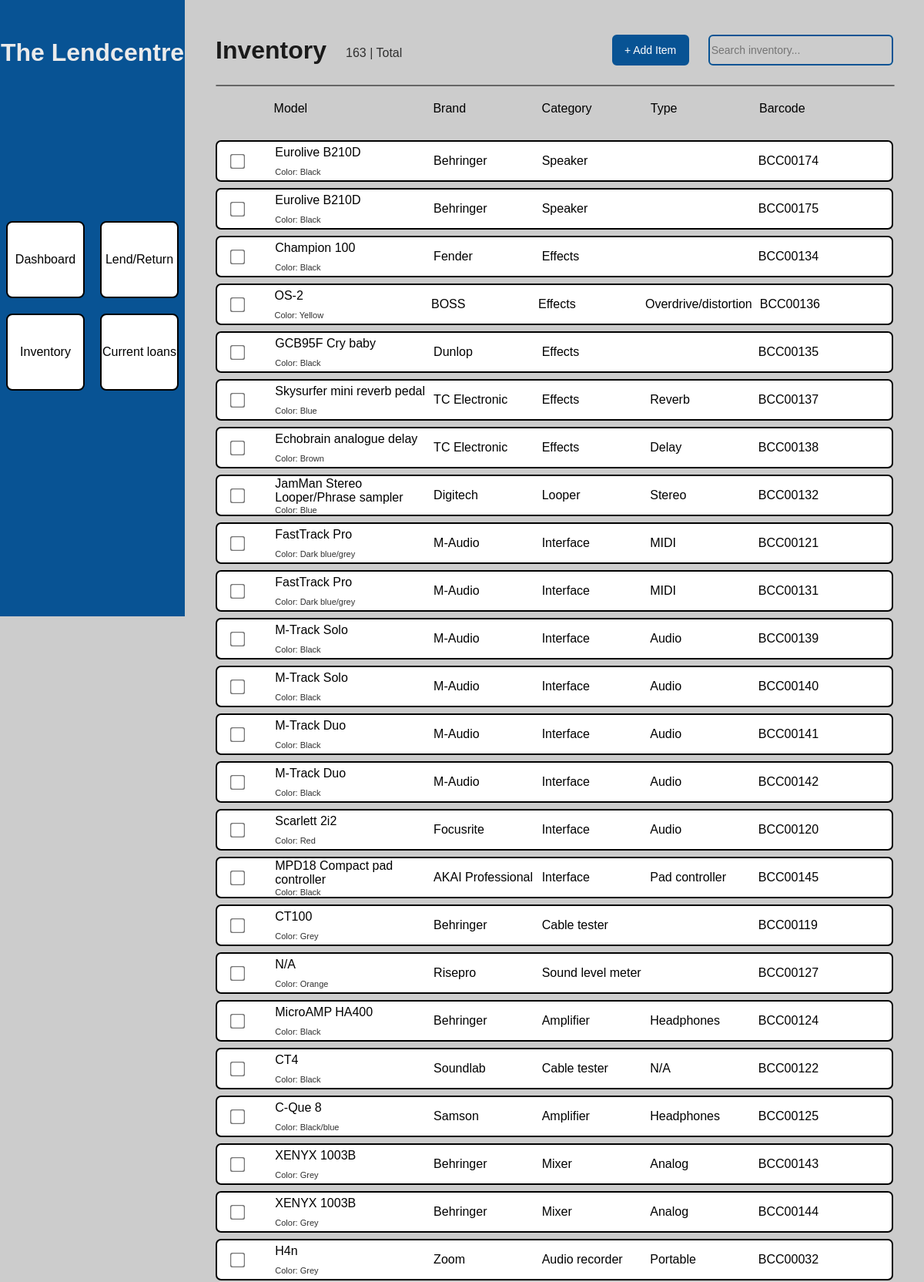
Page /inventory (upper part) on the committed database.
### tables this page shows
CREATE TABLE inventory (
    id INTEGER PRIMARY KEY AUTOINCREMENT,
    Barcode TEXT,
    Item TEXT,
    Type TEXT,
    Brand TEXT,
    Model TEXT,
    Colour TEXT,
    Connectivity TEXT,
    Strings INTEGER,
    "Handedness" TEXT
);

### app.py (the view)
@app.route('/inventory')
def inventory():
    conn = get_database_connection()
    cur = conn.execute("SELECT * FROM inventory WHERE Barcode IS NOT NULL AND Barcode != ''")
    inventory = cur.fetchall()
    inventory_count = len(inventory)
    conn.close()
    if not inventory:
        return "Inventory not found", 404
    return render_template('inventory.html', inventory=inventory, inventory_count=inventory_count)

### app.py (called while the page is built)
def get_database_connection():
    db_path = os.path.join(app.instance_path, 'database.db')
    conn = sqlite3.connect(db_path)
    conn.row_factory = sqlite3.Row  # accesses rows by column name
    return conn

### templates/inventory.html (shortened to what this page needs)
<!DOCTYPE html>
<html>
<head>
    <link rel="stylesheet" href="../static/css/styles.css">
    <link rel="stylesheet" href="../static/css/inventory.css">
</head>
<body>
    {% include 'navbar.html' %}
    <div class="main-container">
        <div class="header-row-grid">
            <h1>Inventory</h1>
            <p>{{ inventory_count }} | Total</p>
            <a href="/add-item">+ Add Item </a>
            <form action="/search" method="get" class="search-form">
                <input type="text" name="query" placeholder="Search inventory..." />
            </form>
        </div>
        <div class="seperator"></div>
        <div class="header">
            <div class="preset-grid">
                <form id="delete-form" method="POST" action="{{ url_for('delete_items') }}">
                </form>
                <div class="grid-header">Model</div>
                <div class="grid-header">Brand</div>
                <div class="grid-header">Category</div>
                <div class="grid-header">Type</div>
                <div class="grid-header">Barcode</div>
                <div></div>
            </div>
        </div>
        <div class="list-items">
            {% if inventory %}
                {% for item in inventory %}
                    <div class="preset-grid">
                        <div class="item-entry"><input type="checkbox" name="selected_items" value="{{ item.id }}" class="item-checkbox"></div>
                        <div class="model-info">
                            <h1>{{ item.Model }}</h1>
                            <div class="other">
                                {% if item.Colour != '' %}
                                    <p>Color: {{ item.Colour }}</p>
                                {% endif %}
                            </div>
                        </div>
                        <div class="item-entry">{{ item.Brand }}</div>
                        <div class="item-entry">{{ item.Item }}</div>
                        <div class="item-entry">{{ item.Type }}</div>
                        <div class="item-entry">{{ item.Barcode }}</div>
                    </div>
                {% endfor %}
            {% else %}
                <p>No items found.</p>
            {% endif %}
        </div>
    </div>
</body>
</html>

### templates/navbar.html
<div class="navbar-container">
    <h1>The Lendcentre</h1>
    <div class="button-grid">
        <a href="{{ url_for('dashboard') }}">Dashboard</a>
        <a href="{{ url_for('lend') }}">Lend/Return</a>
        <a href="{{ url_for('inventory') }}">Inventory</a>
        <a href="{{ url_for('current') }}">Current loans</a>
    </div>
</div>

### static/css/styles.css (style rules this page uses)
:root { --color-primary: #085394; --color-secondary: #fff2ef; --color-accent: #8fabff; --color-light-text: #EBEBEB; --color-text: #1A1A1A; --color-alt-text: #303030; --color-background: #CCCCCC; }
* { font-family: Helvetica, Arial, sans-serif; }
h1 { margin: 0; color: var(--color-text) }
p { margin: 0; color: var(--color-alt-text) }
body { display: flex; flex-direction: row; margin: 0; padding: 0; background: var(--color-background); }
.main-container { display: flex; margin-left: 20vw; flex-direction: column; width: 100%; padding: 40px; background-color: var(--color-background); }
.navbar-container { display: flex; flex-direction: column; align-items: center; position: fixed; top: 0; left: 0; width: 20vw; height: 100vh; margin: 0; background-color: var(--color-primary); z-index: 100 }
.navbar-container h1 { margin: 50px; color: var(--color-light-text); white-space: nowrap; }
.navbar-container .button-grid { position: relative; top: 150px; display: grid; grid-template-columns: 8.5vw 8.5vw; grid-template-rows: 100px 100px; gap: 20px; }
.navbar-container .button-grid a { display: flex; justify-content: center; align-items: center; border-style: solid; border-width: 2px; border-color: black; border-radius: 8px; background-color: white; color: black; text-decoration: none; transition: background-color ease-in 0.1s; }

### static/css/inventory.css (style rules this page uses)
.header-row-grid { display: grid; grid-template-columns: 1fr 4fr 1.25fr 3fr; grid-template-rows: 50px; gap: 25px; }
.header-row-grid h1, .header-row-grid p, .header-row-grid a, .header-row-grid form { align-self: center; }
.header-row-grid p { margin-top: 8px; }
.header-row-grid a { display: flex; align-items: center; justify-content: center; height: 36px; border: 2px solid var(--color-primary); border-radius: 6px; background-color: var(--color-primary); padding: 0 12px; font-size: 14px; text-decoration: none; color: white; transition: all 0.3s ease; }
.header-row-grid form { display: flex; align-items: center; height: 36px; border: 2px solid var(--color-primary); border-radius: 6px; }
.header-row-grid form input[type="text"] { border: none; outline: none; font-size: 14px; background: transparent; }
.seperator { margin: 20px 0 20px 0; border: solid 1px #666; border-radius: 1px; width: 100% }
.preset-grid { display: grid; grid-template-columns: 1fr 3fr 2fr 2fr 2fr 1.5fr 1fr; grid-template-rows: 50px; gap: 10px; }
.list-items .preset-grid { border: solid black 2px; border-radius: 7px; background-color: white; margin-bottom: 8px; }
.list-items .preset-grid input[type="checkbox"] { transform: scale(1.5); margin-left: 20px; }
.list-items .item-entry { display: flex; align-items: center; }
.model-info { display: flex; flex-direction: column; justify-content: space-around; }
.model-info .other { display: flex; flex-direction: row; }
.model-info p { font-size: 11px; margin-right: 7px; }
.model-info h1 { color: black; font-size: 16px; font-weight: normal; }

### rows in the picture
inventory: Model "Eurolive B210D", Colour "Black", Brand "Behringer", Item "Speaker", Barcode "BCC00174"
inventory: Model "Eurolive B210D", Colour "Black", Brand "Behringer", Item "Speaker", Barcode "BCC00175"
inventory: Model "Champion 100", Colour "Black", Brand "Fender", Item "Effects", Barcode "BCC00134"
inventory: Model "OS-2", Colour "Yellow", Brand "BOSS", Item "Effects", Type "Overdrive/distortion", Barcode "BCC00136"
inventory: Model "GCB95F Cry baby", Colour "Black", Brand "Dunlop", Item "Effects", Barcode "BCC00135"
inventory: Model "Skysurfer mini reverb pedal", Colour "Blue", Brand "TC Electronic", Item "Effects", Type "Reverb", Barcode "BCC00137"
inventory: Model "Echobrain analogue delay", Colour "Brown", Brand "TC Electronic", Item "Effects", Type "Delay", Barcode "BCC00138"
inventory: Model "JamMan Stereo Looper/Phrase sampler", Colour "Blue", Brand "Digitech", Item "Looper", Type "Stereo", Barcode "BCC00132"
inventory: Model "FastTrack Pro", Colour "Dark blue/grey", Brand "M-Audio", Item "Interface", Type "MIDI", Barcode "BCC00121"
inventory: Model "FastTrack Pro", Colour "Dark blue/grey", Brand "M-Audio", Item "Interface", Type "MIDI", Barcode "BCC00131"
inventory: Model "M-Track Solo", Colour "Black", Brand "M-Audio", Item "Interface", Type "Audio", Barcode "BCC00139"
inventory: Model "M-Track Solo", Colour "Black", Brand "M-Audio", Item "Interface", Type "Audio", Barcode "BCC00140"
inventory: Model "M-Track Duo", Colour "Black", Brand "M-Audio", Item "Interface", Type "Audio", Barcode "BCC00141"
inventory: Model "M-Track Duo", Colour "Black", Brand "M-Audio", Item "Interface", Type "Audio", Barcode "BCC00142"
inventory: Model "Scarlett 2i2", Colour "Red", Brand "Focusrite", Item "Interface", Type "Audio", Barcode "BCC00120"
inventory: Model "MPD18 Compact pad controller", Colour "Black", Brand "AKAI Professional", Item "Interface", Type "Pad controller", Barcode "BCC00145"
inventory: Model "CT100", Colour "Grey", Brand "Behringer", Item "Cable tester", Barcode "BCC00119"
inventory: Model "N/A", Colour "Orange", Brand "Risepro", Item "Sound level meter", Barcode "BCC00127"
inventory: Model "MicroAMP HA400", Colour "Black", Brand "Behringer", Item "Amplifier", Type "Headphones", Barcode "BCC00124"
inventory: Model "CT4", Colour "Black", Brand "Soundlab", Item "Cable tester", Type "N/A", Barcode "BCC00122"
inventory: Model "C-Que 8", Colour "Black/blue", Brand "Samson", Item "Amplifier", Type "Headphones", Barcode "BCC00125"
inventory: Model "XENYX 1003B", Colour "Grey", Brand "Behringer", Item "Mixer", Type "Analog", Barcode "BCC00143"
inventory: Model "XENYX 1003B", Colour "Grey", Brand "Behringer", Item "Mixer", Type "Analog", Barcode "BCC00144"
inventory: Model "H4n", Colour "Grey", Brand "Zoom", Item "Audio recorder", Type "Portable", Barcode "BCC00032"

### other values in the picture
{{ inventory_count }} "163"
